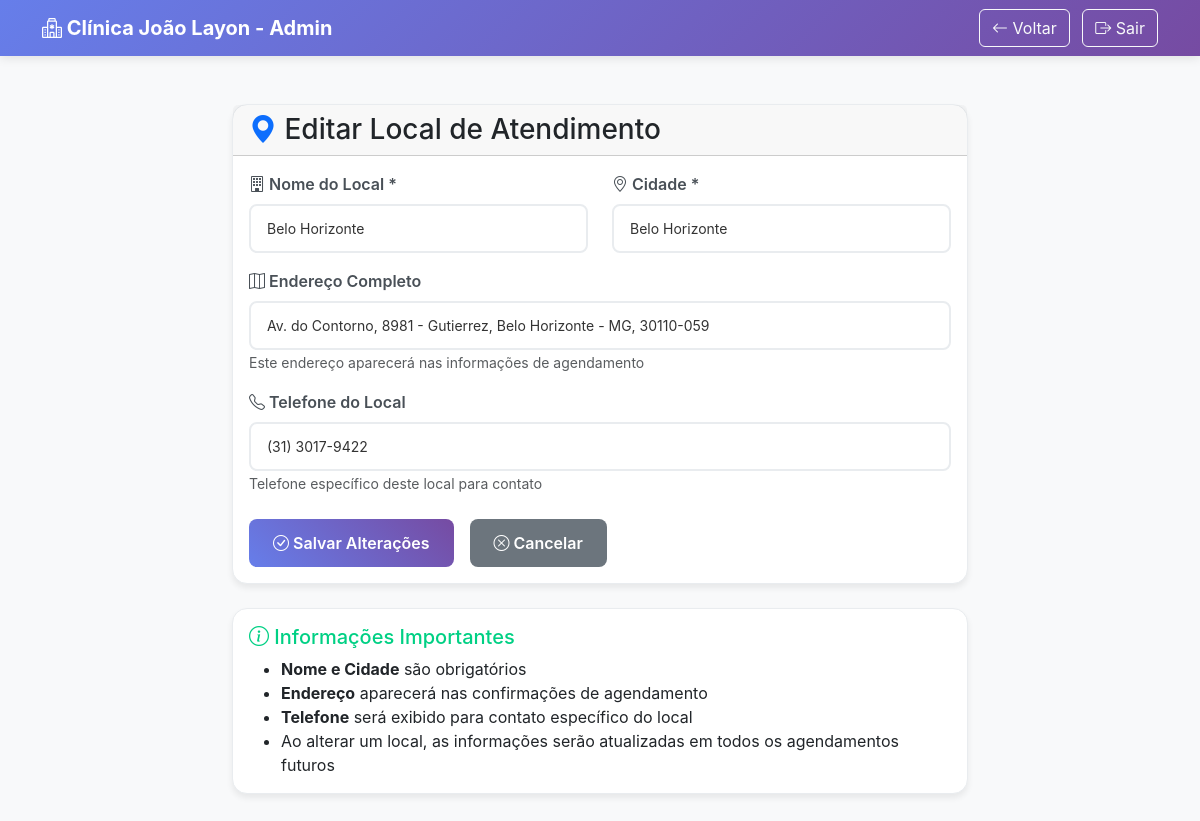
Page /admin/local/2/edit (signed in) on the committed database.
### tables this page shows
CREATE TABLE locais (
                id INTEGER PRIMARY KEY AUTOINCREMENT,
                nome TEXT NOT NULL UNIQUE,
                endereco TEXT,
                cidade TEXT,
                telefone TEXT,
                ativo BOOLEAN DEFAULT 1,
                criado_em DATETIME DEFAULT CURRENT_TIMESTAMP
            );

### app.py (the view)
    def decorated_function(*args, **kwargs):
        if not session.get('admin_logado'):
            flash('Acesso negado. Faça login como administrador.', 'error')
            return redirect(url_for('admin_login'))
        return f(*args, **kwargs)

### app.py (called while the page is built)
def requer_login_admin(f):
    def decorated_function(*args, **kwargs):
        if not session.get('admin_logado'):
            flash('Acesso negado. Faça login como administrador.', 'error')
            return redirect(url_for('admin_login'))
        return f(*args, **kwargs)
    decorated_function.__name__ = f.__name__
    return decorated_function

@app.route('/admin/local/<int:local_id>/edit')
@requer_login_admin
def editar_local(local_id):
    local = Local.find_by_id(local_id)
    if not local:
        flash('Local não encontrado.', 'error')
        return redirect(url_for('admin'))
    return render_template('editar_local.html', local=local)

### database.py (called while the page is built)
    def get_connection(self):
        conn = sqlite3.connect(self.db_path)
        conn.execute("PRAGMA foreign_keys = ON")
        conn.row_factory = sqlite3.Row  # Para acessar colunas por nome
        return conn

    def execute_query(self, query: str, params: tuple = ()) -> List[sqlite3.Row]:
        with self.get_connection() as conn:
            cursor = conn.execute(query, params)
            return cursor.fetchall()

### models.py (called while the page is built)
    @classmethod
    def find_by_id(cls, record_id: int):
        query = f"SELECT * FROM {cls.table_name} WHERE id = ?"
        rows = db.execute_query(query, (record_id,))
        if rows:
            return cls(**dict(rows[0]))
        return None

### templates/editar_local.html (shortened to what this page needs)
<!DOCTYPE html>
<html lang="pt-BR">
<head>
    <link href="https://cdn.jsdelivr.net/npm/bootstrap@5.3.0/dist/css/bootstrap.min.css" rel="stylesheet">
    <link rel="stylesheet" href="https://cdn.jsdelivr.net/npm/bootstrap-icons@1.11.0/font/bootstrap-icons.css">
</head>
<body>
    <nav class="navbar navbar-expand-lg navbar-dark">
        <div class="container">
            <a class="navbar-brand fw-bold" href="{{ url_for('admin') }}">
                <i class="bi bi-hospital"></i> Clínica João Layon - Admin
            </a>
            <div class="ms-auto">
                <a href="{{ url_for('admin') }}" class="btn btn-outline-light me-2">
                    <i class="bi bi-arrow-left"></i> Voltar
                </a>
                <a href="{{ url_for('admin_logout') }}" class="btn btn-outline-light">
                    <i class="bi bi-box-arrow-right"></i> Sair
                </a>
            </div>
        </div>
    </nav>
    <div class="container py-5">
        <div class="row justify-content-center">
            <div class="col-md-8">
                <div class="card">
                    <div class="card-header">
                        <h3 class="card-title mb-0">
                            <i class="bi bi-geo-alt-fill text-primary"></i> Editar Local de Atendimento
                        </h3>
                    </div>
                    <div class="card-body">
                        <form action="{{ url_for('salvar_local', local_id=local.id) }}" method="POST">
                            <div class="row">
                                <div class="col-md-6 mb-3">
                                    <label for="nome" class="form-label">
                                        <i class="bi bi-building"></i> Nome do Local *
                                    </label>
                                    <input type="text" class="form-control" id="nome" name="nome"
                                           value="{{ local.nome }}" required
                                           placeholder="Ex: Unidade Contagem">
                                </div>
                                <div class="col-md-6 mb-3">
                                    <label for="cidade" class="form-label">
                                        <i class="bi bi-geo-alt"></i> Cidade *
                                    </label>
                                    <input type="text" class="form-control" id="cidade" name="cidade"
                                           value="{{ local.cidade }}" required
                                           placeholder="Ex: Contagem">
                                </div>
                            </div>
                            <div class="mb-3">
                                <label for="endereco" class="form-label">
                                    <i class="bi bi-map"></i> Endereço Completo
                                </label>
                                <input type="text" class="form-control" id="endereco" name="endereco"
                                       value="{{ local.endereco or '' }}"
                                       placeholder="Ex: Rua Principal, 123 - Centro">
                                <small class="text-muted">Este endereço aparecerá nas informações de agendamento</small>
                            </div>
                            <div class="mb-4">
                                <label for="telefone" class="form-label">
                                    <i class="bi bi-telephone"></i> Telefone do Local
                                </label>
                                <input type="text" class="form-control" id="telefone" name="telefone"
                                       value="{{ local.telefone or '' }}"
                                       placeholder="Ex: (31) 3333-4444">
                                <small class="text-muted">Telefone específico deste local para contato</small>
                            </div>
                            <div class="d-flex gap-3">
                                <button type="submit" class="btn btn-primary">
                                    <i class="bi bi-check-circle"></i> Salvar Alterações
                                </button>
                                <a href="{{ url_for('admin') }}" class="btn btn-secondary">
                                    <i class="bi bi-x-circle"></i> Cancelar
                                </a>
                            </div>
                        </form>
                    </div>
                </div>
                <div class="card mt-4">
                    <div class="card-body">
                        <h5 class="card-title" style="color: #00d084;">
                            <i class="bi bi-info-circle"></i> Informações Importantes
                        </h5>
                        <ul class="mb-0">
                            <li><strong>Nome e Cidade</strong> são obrigatórios</li>
                            <li><strong>Endereço</strong> aparecerá nas confirmações de agendamento</li>
                            <li><strong>Telefone</strong> será exibido para contato específico do local</li>
                            <li>Ao alterar um local, as informações serão atualizadas em todos os agendamentos futuros</li>
                        </ul>
                    </div>
                </div>
            </div>
        </div>
    </div>
</body>
</html>

### templates/editar_local.html (style rules this page uses)
body { background-color: #f8f9fa; color: #333; font-family: 'Inter', sans-serif; }
.navbar { background: linear-gradient(135deg, #667eea 0%, #764ba2 100%); box-shadow: 0 2px 10px rgba(0,0,0,0.1); }
.card { background-color: #ffffff; border: 1px solid #e9ecef; border-radius: 15px; box-shadow: 0 4px 6px rgba(0, 0, 0, 0.07); transition: all 0.3s ease; }
.form-control { background-color: #ffffff; border: 2px solid #e9ecef; color: #333; padding: 12px 16px; border-radius: 8px; font-size: 14px; }
.form-label { font-weight: 600; color: #495057; margin-bottom: 8px; }
.btn-primary { background: linear-gradient(45deg, #667eea, #764ba2); border: none; padding: 12px 24px; border-radius: 8px; font-weight: 600; transition: all 0.3s ease; }
.btn-secondary { background: #6c757d; border: none; padding: 12px 24px; border-radius: 8px; font-weight: 600; transition: all 0.3s ease; }

### rows in the picture
locais: nome "Belo Horizonte", cidade "Belo Horizonte", endereco "Av. do Contorno, 8981 - Gutierrez, Belo Horizonte - MG, 30110-059", telefone "(31) 3017-9422"
